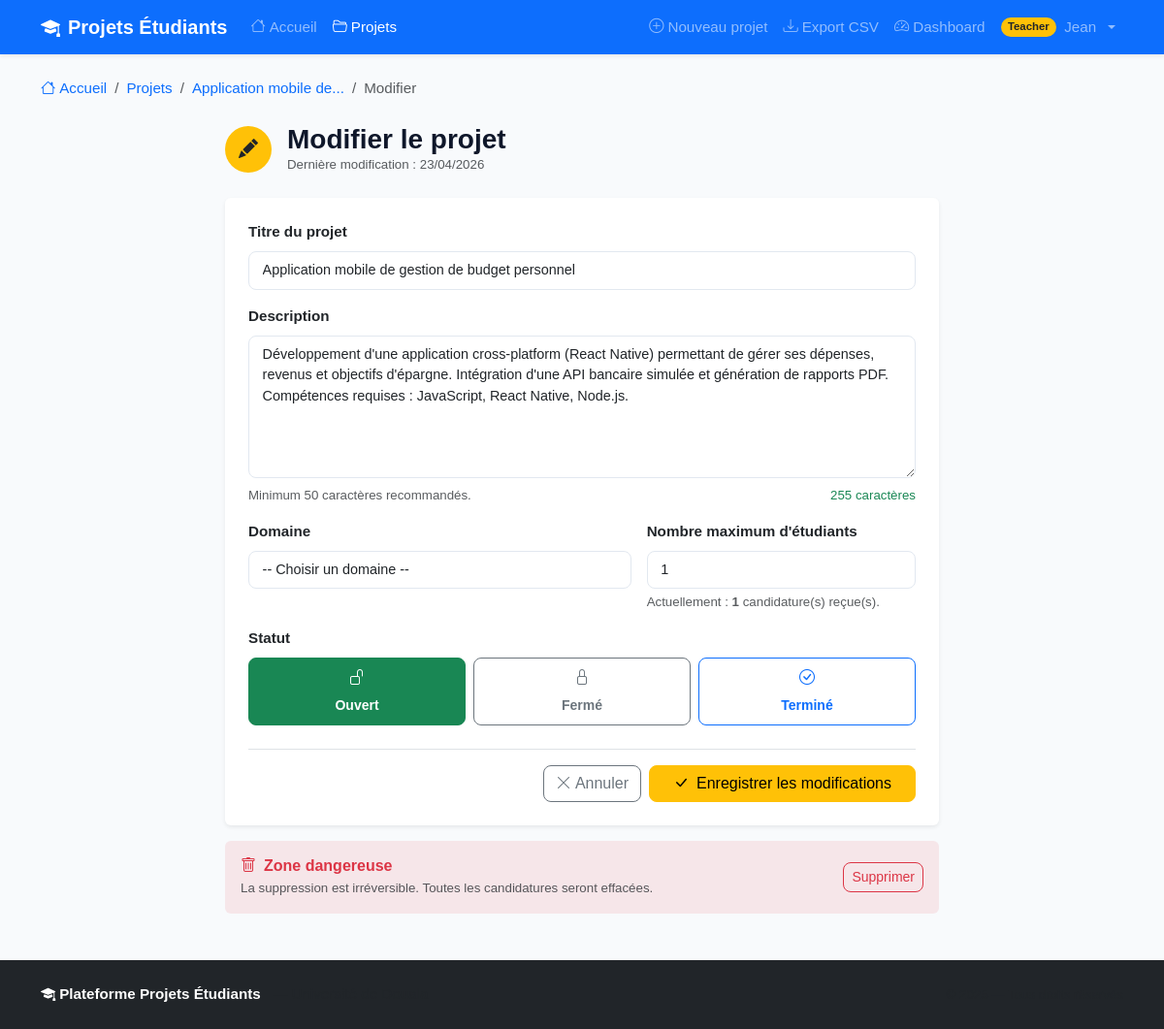
The page /projects/2/edit (signed in) on the database its author committed.
### app/models/user.py (models this page shows, shortened)
class User(UserMixin, db.Model):
    __tablename__ = "users"
    id = db.Column(db.Integer, primary_key=True)
    email = db.Column(db.String(120), unique=True, nullable=False, index=True)
    password_hash = db.Column(db.String(200), nullable=False)
    first_name = db.Column(db.String(50), nullable=False)
    last_name = db.Column(db.String(50), nullable=False)
    role = db.Column(db.String(20), nullable=False, default="student")
    is_active = db.Column(db.Boolean, default=True, nullable=False)
    created_at = db.Column(db.DateTime, default=datetime.utcnow)
    projects = db.relationship(
        "Project",
        backref="teacher",
        lazy="dynamic",
        foreign_keys="Project.teacher_id",
    )
    applications = db.relationship(
        "Application",
        backref="student",
        lazy="dynamic",
        foreign_keys="Application.student_id",
    )
    @property
    def is_student(self) -> bool:
        return self.role == "student"
    @property
    def is_teacher(self) -> bool:
        return self.role == "teacher"
    @property
    def is_admin(self) -> bool:
        return self.role == "admin"
    @property
    def full_name(self) -> str:
        return f"{self.first_name} {self.last_name}"

### app/models/project.py (models this page shows, shortened)
class Project(db.Model):
    __tablename__ = "projects"
    id = db.Column(db.Integer, primary_key=True)
    title = db.Column(db.String(200), nullable=False)
    description = db.Column(db.Text, nullable=False)
    domain = db.Column(db.String(100), nullable=False)
    max_students = db.Column(db.Integer, default=1, nullable=False)
    status = db.Column(db.String(20), default="open", nullable=False)
    teacher_id = db.Column(db.Integer, db.ForeignKey("users.id"), nullable=False)
    created_at = db.Column(db.DateTime, default=datetime.utcnow)
    updated_at = db.Column(db.DateTime, default=datetime.utcnow, onupdate=datetime.utcnow)
    applications = db.relationship(
        "Application",
        backref="project",
        lazy="dynamic",
        cascade="all, delete-orphan",
    )
    @property
    def applications_count(self) -> int:
        return self.applications.count()

### app/routes/projects.py (the view, shortened to what this page needs)
@projects_bp.route("/<int:project_id>/edit", methods=["GET", "POST"])
@login_required
@teacher_required
def edit(project_id):
    project = Project.query.get_or_404(project_id)
    if project.teacher_id != current_user.id:
        abort(403)
    form = ProjectForm(obj=project)
    return render_template(
        "projects/edit.html", form=form, project=project, title="Modifier le projet"
    )

### app/models/user.py (called while the page is built)
@login_manager.user_loader
def load_user(user_id: int):
    return User.query.get(int(user_id))

### app/templates/projects/edit.html (shortened to what this page needs)
{% extends "base.html" %}
{% block content %}
<nav aria-label="breadcrumb" class="mb-4">
    <ol class="breadcrumb">
        <li class="breadcrumb-item">
            <a href="{{ url_for('dashboard.index') }}" class="text-decoration-none">
                <i class="bi bi-house me-1"></i>Accueil
            </a>
        </li>
        <li class="breadcrumb-item">
            <a href="{{ url_for('projects.list') }}" class="text-decoration-none">Projets</a>
        </li>
        <li class="breadcrumb-item">
            <a href="{{ url_for('projects.detail', project_id=project.id) }}" class="text-decoration-none">
                {{ project.title | truncate(30) }}
            </a>
        </li>
        <li class="breadcrumb-item active" aria-current="page">Modifier</li>
    </ol>
</nav>
<div class="row justify-content-center">
    <div class="col-lg-8">
        <div class="d-flex align-items-center mb-4">
            <div class="bg-warning text-dark rounded-circle d-flex align-items-center
                        justify-content-center me-3" style="width:48px; height:48px;">
                <i class="bi bi-pencil-fill fs-5"></i>
            </div>
            <div>
                <h1 class="h3 fw-bold mb-0">Modifier le projet</h1>
                <p class="text-muted mb-0 small">
                    Dernière modification :
                    {{ project.created_at.strftime('%d/%m/%Y') }}
                </p>
            </div>
        </div>
        <div class="card border-0 shadow-sm">
            <div class="card-body p-4">
                <form method="POST"
                      action="{{ url_for('projects.edit', project_id=project.id) }}"
                      novalidate>
                    <div class="mb-3">
                        {{ form.title.label(class="form-label fw-semibold") }}
                        {{ form.title(
                            class="form-control" ~ (" is-invalid" if form.title.errors else ""),
                            autofocus=true
                        ) }}
                    </div>
                    <div class="mb-3">
                        {{ form.description.label(class="form-label fw-semibold") }}
                        {{ form.description(
                            class="form-control" ~ (" is-invalid" if form.description.errors else ""),
                            rows=6,
                            id="descriptionField"
                        ) }}
                        <div class="d-flex justify-content-between mt-1">
                            <span class="form-text text-muted">Minimum 50 caractères recommandés.</span>
                            <span class="form-text" id="charCount">0 caractère(s)</span>
                        </div>
                    </div>
                    <div class="row g-3 mb-3">
                        <div class="col-md-7">
                            {{ form.domain.label(class="form-label fw-semibold") }}
                            {{ form.domain(
                                class="form-control" ~ (" is-invalid" if form.domain.errors else ""),
                                placeholder="Ex : Intelligence Artificielle, Web, Réseau..."
                            ) }}
                        </div>
                        <div class="col-md-5">
                            {{ form.max_students.label(class="form-label fw-semibold") }}
                            {{ form.max_students(
                                class="form-control" ~ (" is-invalid" if form.max_students.errors else ""),
                                min=1,
                                max=10
                            ) }}
                            <div class="form-text text-muted">
                                Actuellement :
                                <strong>{{ project.applications_count }}</strong>
                                candidature(s) reçue(s).
                            </div>
                        </div>
                    </div>
                    <div class="mb-4">
                        {{ form.status.label(class="form-label fw-semibold") }}
                        <div class="row g-2">
                            <div class="col-4">
                                <label class="btn btn-outline-success w-100 py-2" for="status_open">
                                    <i class="bi bi-unlock d-block mb-1"></i>
                                    <span class="small fw-semibold">Ouvert</span>
                                </label>
                            </div>
                            <div class="col-4">
                                <label class="btn btn-outline-secondary w-100 py-2" for="status_closed">
                                    <i class="bi bi-lock d-block mb-1"></i>
                                    <span class="small fw-semibold">Fermé</span>
                                </label>
                            </div>
                            <div class="col-4">
                                <label class="btn btn-outline-primary w-100 py-2" for="status_completed">
                                    <i class="bi bi-check-circle d-block mb-1"></i>
                                    <span class="small fw-semibold">Terminé</span>
                                </label>
                            </div>
                        </div>
                    </div>
                    <div class="d-flex gap-2 justify-content-end border-top pt-3">
                        <a href="{{ url_for('projects.detail', project_id=project.id) }}"
                           class="btn btn-outline-secondary">
                            <i class="bi bi-x-lg me-1"></i>Annuler
                        </a>
                        <button type="submit" class="btn btn-warning px-4">
                            <i class="bi bi-check-lg me-2"></i>Enregistrer les modifications
                        </button>
                    </div>
                </form>
            </div>
        </div>
        <div class="card border-danger border-0 bg-danger bg-opacity-10 mt-3">
            <div class="card-body p-3 d-flex justify-content-between align-items-center">
                <div>
                    <h6 class="fw-bold text-danger mb-1">
                        <i class="bi bi-trash me-2"></i>Zone dangereuse
                    </h6>
                    <p class="text-muted small mb-0">
                        La suppression est irréversible. Toutes les candidatures seront effacées.
                    </p>
                </div>
                <button type="button" class="btn btn-outline-danger btn-sm ms-3"
                        data-bs-toggle="modal" data-bs-target="#deleteModal">
                    Supprimer
                </button>
            </div>
        </div>
    </div>
</div>
{% endblock %}

### app/templates/base.html (shortened to what this page needs)
<!DOCTYPE html>
<html lang="fr">
<head>
    <link href="https://cdn.jsdelivr.net/npm/bootstrap@5.3.0/dist/css/bootstrap.min.css" rel="stylesheet">
    <link href="https://cdn.jsdelivr.net/npm/bootstrap-icons@1.11.0/font/bootstrap-icons.css" rel="stylesheet">
    <link rel="stylesheet" href="{{ url_for('static', filename='css/main.css') }}">
</head>
<body class="d-flex flex-column min-vh-100">
    <nav class="navbar navbar-expand-lg navbar-dark bg-primary shadow-sm">
        <div class="container">
            <a class="navbar-brand fw-bold" href="{{ url_for('dashboard.index') }}">
                <i class="bi bi-mortarboard-fill me-2"></i>Projets Étudiants
            </a>
            <div class="collapse navbar-collapse" id="navbarMain">
                <ul class="navbar-nav me-auto mb-2 mb-lg-0">
                    <li class="nav-item">
                        <a class="nav-link {% if request.endpoint == 'dashboard.index' %}active{% endif %}"
                           href="{{ url_for('dashboard.index') }}">
                            <i class="bi bi-house me-1"></i>Accueil
                        </a>
                    </li>
                    <li class="nav-item">
                        <a class="nav-link {% if request.blueprint == 'projects' %}active{% endif %}"
                           href="{{ url_for('projects.list') }}">
                            <i class="bi bi-folder2-open me-1"></i>Projets
                        </a>
                    </li>
                </ul>
                <ul class="navbar-nav ms-auto mb-2 mb-lg-0 align-items-lg-center">
                    {% if current_user.is_authenticated %}
                        {% if current_user.is_teacher %}
                        <li class="nav-item">
                            <a class="nav-link {% if request.endpoint == 'projects.create' %}active{% endif %}"
                               href="{{ url_for('projects.create') }}">
                                <i class="bi bi-plus-circle me-1"></i>Nouveau projet
                            </a>
                        </li>
                        <li class="nav-item">
                            <a class="nav-link" href="{{ url_for('export.export_projects') }}" title="Exporter mes projets en CSV">
                                <i class="bi bi-download me-1"></i>Export CSV
                            </a>
                        </li>
                        {% endif %}
                        <li class="nav-item">
                            <a class="nav-link {% if request.endpoint == 'dashboard.dashboard' %}active{% endif %}"
                               href="{{ url_for('dashboard.dashboard') }}">
                                <i class="bi bi-speedometer2 me-1"></i>Dashboard
                            </a>
                        </li>
                        <li class="nav-item dropdown">
                            <a class="nav-link dropdown-toggle d-flex align-items-center gap-2"
                               href="#" role="button" data-bs-toggle="dropdown" aria-expanded="false">
                                <span class="badge rounded-pill
                                    {% if current_user.is_admin %}bg-danger
                                    {% elif current_user.is_teacher %}bg-warning text-dark
                                    {% else %}bg-success{% endif %}">
                                    {{ current_user.role | capitalize }}
                                </span>
                                <span class="d-none d-lg-inline">{{ current_user.first_name }}</span>
                            </a>
                        </li>
                    {% endif %}
                </ul>
            </div>
        </div>
    </nav>
    <main class="container mt-4 mb-5 flex-grow-1">
        {% block content %}{% endblock %}
    </main>
    <footer class="bg-dark text-white mt-auto py-4">
        <div class="container">
            <div class="row align-items-center">
                <div class="col-md-6 text-center text-md-start mb-2 mb-md-0">
                    <span class="fw-bold">
                        <i class="bi bi-mortarboard-fill me-1"></i>Plateforme Projets Étudiants
                    </span>
                    <span class="text-muted ms-2">— Université de Douala</span>
                </div>
                <div class="col-md-6 text-center text-md-end text-muted small">
                </div>
            </div>
        </div>
    </footer>
</body>
</html>

### app/static/css/main.css (style rules this page uses)
:root { --primary: #2563eb; --primary-dark: #1d4ed8; --primary-soft: #eff6ff; --success: #16a34a; --success-soft: #f0fdf4; --warning: #d97706; --warning-soft: #fffbeb; --danger: #dc2626; --danger-soft: #fef2f2; --info: #0891b2; --info-soft: #ecfeff; --bg: #f8fafc; --surface: #ffffff; --border: #e2e8f0; --text: #0f172a; --text-muted: #64748b; --radius: 0.75rem; --radius-sm: 0.5rem; --shadow: 0 1px 3px rgba(0,0,0,.08), 0 4px 16px rgba(0,0,0,.06); --shadow-lg: 0 4px 6px rgba(0,0,0,.07), 0 10px 40px rgba(0,0,0,.1); --font-main: 'Sora', sans-serif; --font-body: 'DM Sans', sans-serif; --navbar-height: 64px; }
*, *::before, *::after { box-sizing: border-box; }
html { scroll-behavior: smooth; }
body { font-family: var(--font-body); background-color: var(--bg); color: var(--text); min-height: 100vh; display: flex; flex-direction: column; font-size: 0.95rem; }
h1, h2, h3, h4, h5, h6 { font-family: var(--font-main); font-weight: 600; }
.form-control, .form-select { border-color: var(--border); border-radius: var(--radius-sm); font-size: 0.9rem; padding: 0.5rem 0.85rem; transition: border-color .15s, box-shadow .15s; }
.btn { border-radius: var(--radius-sm); font-weight: 500; font-family: var(--font-body); transition: all .15s; }

### rows shown on the page
User: role "Teacher", first_name "Jean"
Project: title "Application mobile de...", created_at "23/04/2026", title "Application mobile de gestion de budget personnel", description "Développement d'une application cross-platform (React Native) permettant de gérer ses dépenses, revenus et objectifs d'épargne. Intégration d'une API bancaire simulée et génération de rapports PDF. Compétences requises : JavaScript, React Native, Node.js.", domain "-- Choisir un domaine --", max_students "1"

### other values the page prints
{{ project.applications_count }} "1"
